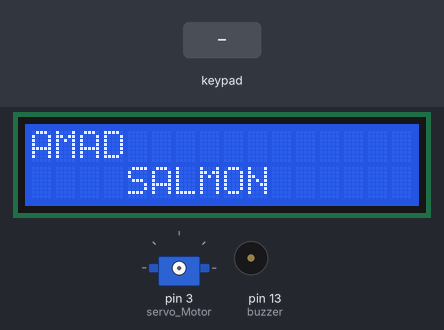
A sketch run on a simulated Arduino Uno, built with avr-gcc and run on an emulated ATmega328P. Parts: 16×2 character LCD, servo, buzzer (waves = sounding). Inputs (shaded band) come from the test bench.

Above: at 2.1 s.
At 8.18 s:
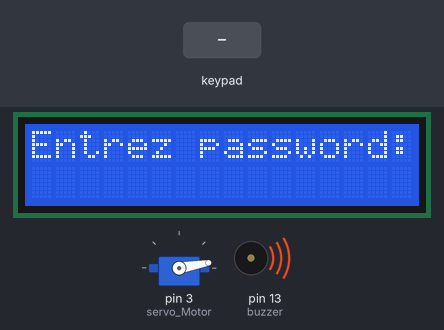
8.5 s: keypad keys 1 2 3 4 pressed 1.283 s apart
At 9.2 s:
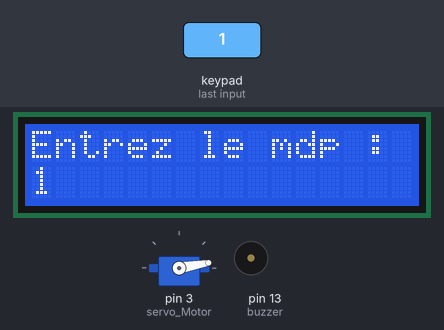
15.1 s: key 'A' pressed
18.9 s: key 'B' pressed
22.7 s: key 'C' pressed
26.5 s: keypad keys 1 2 3 4 # pressed 1.283 s apart
At 38.8 s:
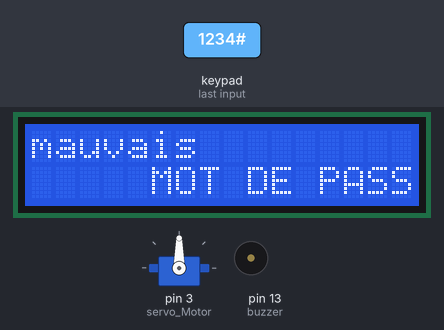
Timing chart, 0 to 54.8 s (numbered marks = the images above; inputs shaded):
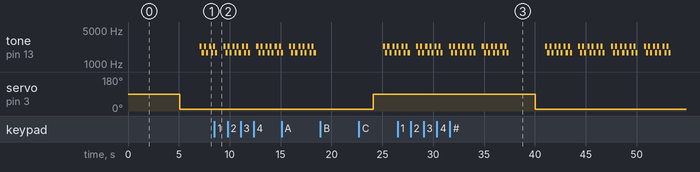

Measured:
- after the input at 8.5 s, the display: first differs from a run without the input after 0.40 s (image 2)
- after the input at 26.5 s, servo on pin 3 (servo_Motor): 90° → 10° after 13.5 s; the display: first differs from a run without the input after 11.0 s (image 3 shows a later state)
- by itself, tone on pin 13 (buzzer): plays 1700 Hz for 0.20 s, 2300 Hz for 0.20 s, 1700 Hz for 0.20 s, 2300 Hz for 0.20 s, 1700 Hz for 0.20 s, 2300 Hz for 0.20 s … (89 notes in this stretch)
- what the display in image 0 shows lasts 2.0 s, from 2.1 s to 4.1 s
- what the display in image 1 shows lasts 0.5 s, from 7.9 s to 8.4 s

The sketch:

LCD_KEYPAD_LOCK.ino
```cpp
#include<Keypad.h> // LIBRAIRIE DE L'INTERFACE KEYPAD
#include<LiquidCrystal.h> // LIBRAIRIE DU LCD
#include<Servo.h>// LIBRARIE DU SERVOMOTEUR
//#include<String.h>


// DÉFINITION DU LCD
const int rs = 12, en = 11, d4 = 5, d5 = 4, d6 = 3, d7 = 2;
LiquidCrystal lcd(rs, en, d4, d5, d6, d7);

// DÉFINITION DES INDICATEURS
int buzzer =13; // BUZZER (SIRÈNE D'ALARME)
int ledRouge = 9; // LED ROUGE
int ledVerte = 8; // LED VERTE


//----------------------- DÉFINITION DU KEYPAD -----------------------
const byte LIGNES = 4;
const byte COLONNES = 4;

// INTERFACE
char keys[LIGNES][COLONNES]={
 {'1','2','3','A'},
 {'4','5','6', 'B'},
 {'7','8','9', 'C'},
 {'*','0','#', 'D'}
 };

byte lignePin[LIGNES]={4,5,6,7}; // LIGNES DE PINS DU KEYPAD
byte colonnePin[COLONNES]={8,9,10,11}; // COLONNES DE PINS KEYPAD

// MAPPAGE DU KEYPAD
Keypad keypad = Keypad(makeKeymap(keys),lignePin,colonnePin,LIGNES,COLONNES);

//-----------------------  -----------------------

String password = "1234";  // MOT DE PASSE
int position = 0; // VARIABLE POUR DÉTERMINER LA POSITION.
int longueurPassword = 4;

int mauvais = 0; // VARIABLE FOR CALCULATING THE mauvais INPUT.
int tentatives = 0; // VARIABLE POUR COMPTER LE NOMBRE DE TENTATIVES

Servo servo_Motor;

//-------------------------------  SETUP  ------------------------------
void setup()
{
   pinMode(ledRouge,OUTPUT);
   pinMode(ledVerte,OUTPUT);

  lcd.begin(16,2);
  lcd.print("SERRURE CONNECTÉE");
  lcd.setCursor(0,2);
  lcd.print("       PAR:");
  delay(2000);
  lcd.clear();
  lcd.print("AMAD");
  lcd.setCursor(0,2);
  lcd.print("    SALMON");
  delay(2000);
  lcd.clear();
  servo_Motor.attach(3);
  verrouiller(true);
  delay(1000);
  pinMode(buzzer, OUTPUT);
}

//--------------------------- LOOP ----------------------------------
void loop(){
  INTRUS();

  noTone(buzzer);
  lcd.clear();
  lcd.print("Entrez password:");
  delay(100);

 char pressed=keypad.getKey();// ON PREND L'ENTRÉE DU KEYPAD
 String key[3];

 if(pressed) // SI UNE KEY EST PRESSÉE
 {
  lcd.clear();
  lcd.print("Entrez le mdp :");
  lcd.setCursor(position,2);
  lcd.print(pressed);
  delay(500);
    if(pressed == '*' || pressed == '#')
      {
          position = 0;
          verrouiller(true);
          lcd.clear();
      }

    else if(pressed == password[position])
      {
          key[position]=pressed;
          position++;
      }

    else if (pressed != password[position] )
      {// IN CASE OF mauvais INPUT INCREMENT BOTH mauvais AND POSITION.
          mauvais++;
          position ++;
      }

    if(position == longueurPassword){
          if( mauvais >0) // SI IL Y A UNE MAUVAISE ENTREE
            {
                tentatives++;
                mauvais = 0;
                position = 0;
                lcd.clear();
                lcd.print("mauvais");
                lcd.setCursor(5,2);
                lcd.print("MOT DE PASSE");
                delay(1000);
                verrouiller(true);
            }

          else if(position == longueurPassword && mauvais == 0)
            {// SI LE
                position = 0;
                mauvais = 0;
                lcd.clear();
                lcd.print("MOT DE PASSE");
                lcd.setCursor(6,2);
                lcd.print("ACCEPTE");
                delay(2000);
                lcd.clear();
                lcd.print("DEVEROUILLAGE");
                delay(2000);
                verrouiller(false);
            }
          if(tentatives ==3)// SI 3 MAUVAISES TENTATIVES
            {
                tentatives=0;
                buzzer_beep();
                delay(500);
            }
        }
   }
}


void buzzer_beep(){
   digitalWrite(buzzer,HIGH);
   delay(1000);
   digitalWrite(buzzer,LOW);
   delay(1000);
   lcd.clear();
   lcd.setCursor(16,0);
   lcd.print("INTRUS");
   lcd.setCursor(16,1);
   lcd.print("DETECTE");
   delay(2000);
   while(1)
   {
   lcd.scrollDisplayLeft();
   delay(200);
   }
}

void sirene(){
  tone(buzzer, 2300);
  delay(200);
  tone(buzzer, 1700);
  //noTone(buzzer);
  delay(200);

  }

void INTRUS(){
  sirene();
   lcd.clear();
   lcd.setCursor(16,0);
   lcd.print("INTRUS");
   lcd.setCursor(16,1);
   lcd.print("DETECTE");
   sirene();
   //delay(2000);
//   while(1)
//   {
//   lcd.scrollDisplayLeft();
//   delay(200);
   //}
  }

  void verrouiller(int verrouillee)// FONCTION POUR VERROUILLER LA SERRURE
  {
    if (verrouillee){
          digitalWrite(ledRouge, HIGH);
          digitalWrite(ledVerte, LOW);
          delay(1000);
          servo_Motor.attach(3);
          servo_Motor.write(10);
          delay(1000);
          servo_Motor.detach();
      }

    else{
          digitalWrite(ledRouge, LOW);
          digitalWrite(ledVerte, HIGH);
          delay(1000);
          servo_Motor.attach(3);
          servo_Motor.write(90);
          delay(1000);
          servo_Motor.detach();
      }
  }
```
